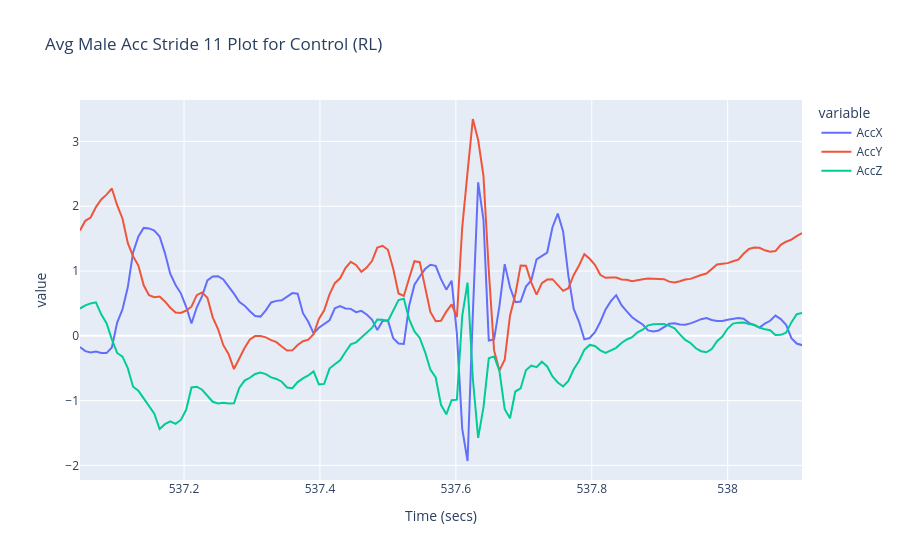
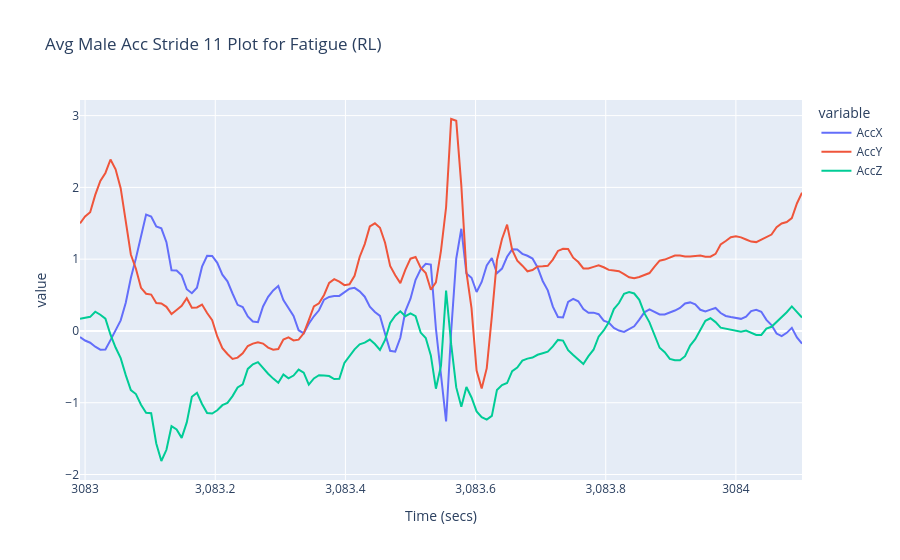
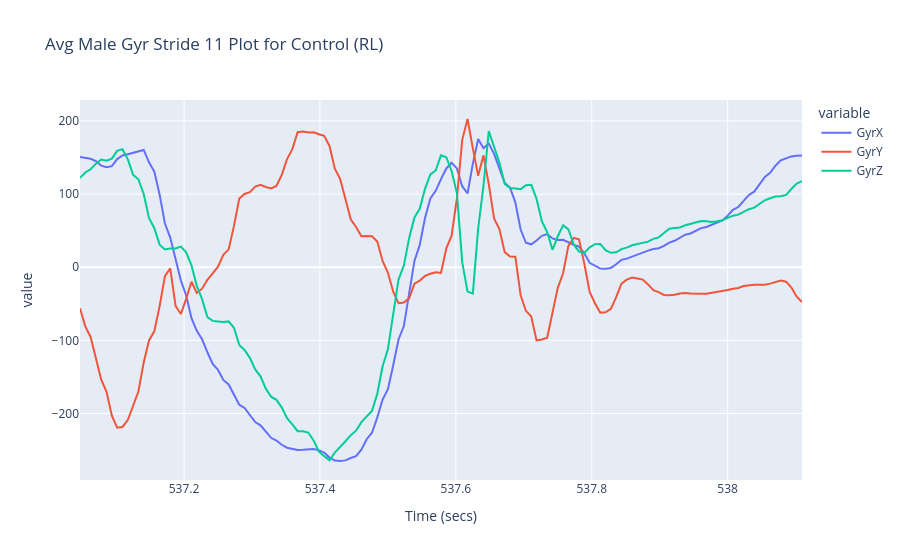
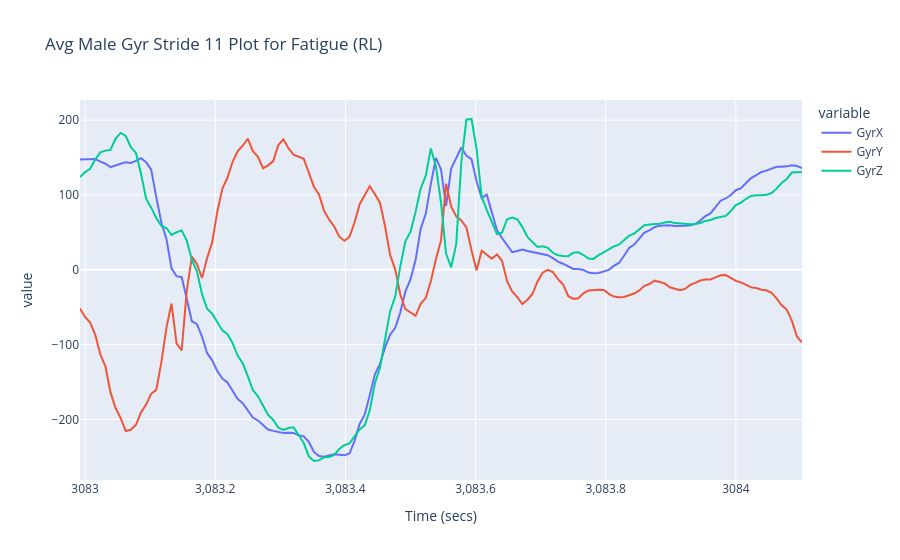

Notebook code for these charts, in order:
### Code cell
fig = px.line(control_df_02.iloc[::downsample_factor], x='Time (secs)', y=["AccX", "AccY", "AccZ"], title=f"Avg Male Acc Stride {stride_index+1} Plot for Control ({sensor_location})")
fig.show()

fig = px.line(fatigue_df_02.iloc[::downsample_factor], x='Time (secs)', y=["AccX", "AccY", "AccZ"], title=f"Avg Male Acc Stride {stride_index+1} Plot for Fatigue ({sensor_location})")
fig.show()

fig = px.line(control_df_02.iloc[::downsample_factor], x='Time (secs)', y=["GyrX", "GyrY", "GyrZ"], title=f"Avg Male Gyr Stride {stride_index+1} Plot for Control ({sensor_location})")
fig.show()

fig = px.line(fatigue_df_02.iloc[::downsample_factor], x='Time (secs)', y=["GyrX", "GyrY", "GyrZ"], title=f"Avg Male Gyr Stride {stride_index+1} Plot for Fatigue ({sensor_location})")
fig.show()

### Figure 1 — Plotly figure (JSON) as saved in the notebook; plotly's stock layout.template omitted (floating-point values rounded to 4 significant figures; data arrays with more than 128 entries replaced by an {"elided": "..."} marker saying what was removed)
{"data": [{"hovertemplate": "variable=AccX<br>Time (secs)=%{x}<br>value=%{y}<extra></extra>", "legendgroup": "AccX", "line": {"color": "#636efa", "dash": "solid"}, "marker": {"symbol": "circle"}, "mode": "lines", "name": "AccX", "orientation": "v", "showlegend": true, "type": "scatter", "x": {"elided": "137 float values"}, "xaxis": "x", "y": {"elided": "137 float values"}, "yaxis": "y"}, {"hovertemplate": "variable=AccY<br>Time (secs)=%{x}<br>value=%{y}<extra></extra>", "legendgroup": "AccY", "line": {"color": "#EF553B", "dash": "solid"}, "marker": {"symbol": "circle"}, "mode": "lines", "name": "AccY", "orientation": "v", "showlegend": true, "type": "scatter", "x": {"elided": "137 float values"}, "xaxis": "x", "y": {"elided": "137 float values"}, "yaxis": "y"}, {"hovertemplate": "variable=AccZ<br>Time (secs)=%{x}<br>value=%{y}<extra></extra>", "legendgroup": "AccZ", "line": {"color": "#00cc96", "dash": "solid"}, "marker": {"symbol": "circle"}, "mode": "lines", "name": "AccZ", "orientation": "v", "showlegend": true, "type": "scatter", "x": {"elided": "137 float values"}, "xaxis": "x", "y": {"elided": "137 float values"}, "yaxis": "y"}], "layout": {"legend": {"title": {"text": "variable"}, "tracegroupgap": 0}, "title": {"text": "Avg Male Acc Stride 11 Plot for Control (RL)"}, "xaxis": {"anchor": "y", "domain": [0, 1], "title": {"text": "Time (secs)"}}, "yaxis": {"anchor": "x", "domain": [0, 1], "title": {"text": "value"}}}}

### Figure 2 — Plotly figure (JSON) as saved in the notebook; plotly's stock layout.template omitted (floating-point values rounded to 4 significant figures; data arrays with more than 128 entries replaced by an {"elided": "..."} marker saying what was removed)
{"data": [{"hovertemplate": "variable=AccX<br>Time (secs)=%{x}<br>value=%{y}<extra></extra>", "legendgroup": "AccX", "line": {"color": "#636efa", "dash": "solid"}, "marker": {"symbol": "circle"}, "mode": "lines", "name": "AccX", "orientation": "v", "showlegend": true, "type": "scatter", "x": {"elided": "143 float values"}, "xaxis": "x", "y": {"elided": "143 float values"}, "yaxis": "y"}, {"hovertemplate": "variable=AccY<br>Time (secs)=%{x}<br>value=%{y}<extra></extra>", "legendgroup": "AccY", "line": {"color": "#EF553B", "dash": "solid"}, "marker": {"symbol": "circle"}, "mode": "lines", "name": "AccY", "orientation": "v", "showlegend": true, "type": "scatter", "x": {"elided": "143 float values"}, "xaxis": "x", "y": {"elided": "143 float values"}, "yaxis": "y"}, {"hovertemplate": "variable=AccZ<br>Time (secs)=%{x}<br>value=%{y}<extra></extra>", "legendgroup": "AccZ", "line": {"color": "#00cc96", "dash": "solid"}, "marker": {"symbol": "circle"}, "mode": "lines", "name": "AccZ", "orientation": "v", "showlegend": true, "type": "scatter", "x": {"elided": "143 float values"}, "xaxis": "x", "y": {"elided": "143 float values"}, "yaxis": "y"}], "layout": {"legend": {"title": {"text": "variable"}, "tracegroupgap": 0}, "title": {"text": "Avg Male Acc Stride 11 Plot for Fatigue (RL)"}, "xaxis": {"anchor": "y", "domain": [0, 1], "title": {"text": "Time (secs)"}}, "yaxis": {"anchor": "x", "domain": [0, 1], "title": {"text": "value"}}}}

### Figure 3 — Plotly figure (JSON) as saved in the notebook; plotly's stock layout.template omitted (floating-point values rounded to 4 significant figures; data arrays with more than 128 entries replaced by an {"elided": "..."} marker saying what was removed)
{"data": [{"hovertemplate": "variable=GyrX<br>Time (secs)=%{x}<br>value=%{y}<extra></extra>", "legendgroup": "GyrX", "line": {"color": "#636efa", "dash": "solid"}, "marker": {"symbol": "circle"}, "mode": "lines", "name": "GyrX", "orientation": "v", "showlegend": true, "type": "scatter", "x": {"elided": "137 float values"}, "xaxis": "x", "y": {"elided": "137 float values"}, "yaxis": "y"}, {"hovertemplate": "variable=GyrY<br>Time (secs)=%{x}<br>value=%{y}<extra></extra>", "legendgroup": "GyrY", "line": {"color": "#EF553B", "dash": "solid"}, "marker": {"symbol": "circle"}, "mode": "lines", "name": "GyrY", "orientation": "v", "showlegend": true, "type": "scatter", "x": {"elided": "137 float values"}, "xaxis": "x", "y": {"elided": "137 float values"}, "yaxis": "y"}, {"hovertemplate": "variable=GyrZ<br>Time (secs)=%{x}<br>value=%{y}<extra></extra>", "legendgroup": "GyrZ", "line": {"color": "#00cc96", "dash": "solid"}, "marker": {"symbol": "circle"}, "mode": "lines", "name": "GyrZ", "orientation": "v", "showlegend": true, "type": "scatter", "x": {"elided": "137 float values"}, "xaxis": "x", "y": {"elided": "137 float values"}, "yaxis": "y"}], "layout": {"legend": {"title": {"text": "variable"}, "tracegroupgap": 0}, "title": {"text": "Avg Male Gyr Stride 11 Plot for Control (RL)"}, "xaxis": {"anchor": "y", "domain": [0, 1], "title": {"text": "Time (secs)"}}, "yaxis": {"anchor": "x", "domain": [0, 1], "title": {"text": "value"}}}}

### Figure 4 — Plotly figure (JSON) as saved in the notebook; plotly's stock layout.template omitted (floating-point values rounded to 4 significant figures; data arrays with more than 128 entries replaced by an {"elided": "..."} marker saying what was removed)
{"data": [{"hovertemplate": "variable=GyrX<br>Time (secs)=%{x}<br>value=%{y}<extra></extra>", "legendgroup": "GyrX", "line": {"color": "#636efa", "dash": "solid"}, "marker": {"symbol": "circle"}, "mode": "lines", "name": "GyrX", "orientation": "v", "showlegend": true, "type": "scatter", "x": {"elided": "143 float values"}, "xaxis": "x", "y": {"elided": "143 float values"}, "yaxis": "y"}, {"hovertemplate": "variable=GyrY<br>Time (secs)=%{x}<br>value=%{y}<extra></extra>", "legendgroup": "GyrY", "line": {"color": "#EF553B", "dash": "solid"}, "marker": {"symbol": "circle"}, "mode": "lines", "name": "GyrY", "orientation": "v", "showlegend": true, "type": "scatter", "x": {"elided": "143 float values"}, "xaxis": "x", "y": {"elided": "143 float values"}, "yaxis": "y"}, {"hovertemplate": "variable=GyrZ<br>Time (secs)=%{x}<br>value=%{y}<extra></extra>", "legendgroup": "GyrZ", "line": {"color": "#00cc96", "dash": "solid"}, "marker": {"symbol": "circle"}, "mode": "lines", "name": "GyrZ", "orientation": "v", "showlegend": true, "type": "scatter", "x": {"elided": "143 float values"}, "xaxis": "x", "y": {"elided": "143 float values"}, "yaxis": "y"}], "layout": {"legend": {"title": {"text": "variable"}, "tracegroupgap": 0}, "title": {"text": "Avg Male Gyr Stride 11 Plot for Fatigue (RL)"}, "xaxis": {"anchor": "y", "domain": [0, 1], "title": {"text": "Time (secs)"}}, "yaxis": {"anchor": "x", "domain": [0, 1], "title": {"text": "value"}}}}
